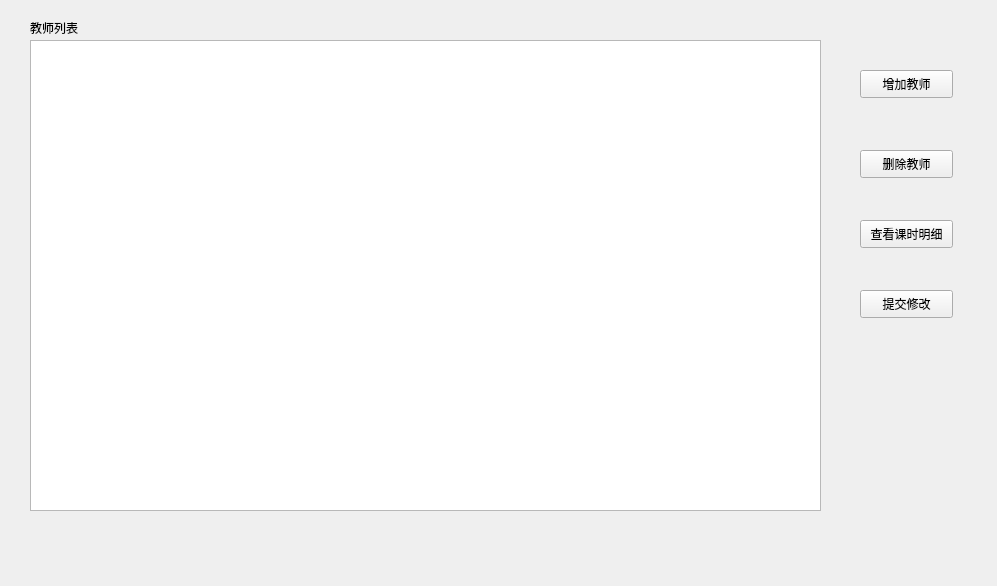
<?xml version="1.0" encoding="UTF-8"?>
<ui version="4.0">
 <class>mainteacher</class>
 <widget class="QWidget" name="mainteacher">
  <property name="geometry">
   <rect>
    <x>0</x>
    <y>0</y>
    <width>997</width>
    <height>586</height>
   </rect>
  </property>
  <property name="windowTitle">
   <string>Form</string>
  </property>
  <widget class="QTableView" name="tableView">
   <property name="geometry">
    <rect>
     <x>30</x>
     <y>40</y>
     <width>791</width>
     <height>471</height>
    </rect>
   </property>
  </widget>
  <widget class="QLabel" name="label">
   <property name="geometry">
    <rect>
     <x>30</x>
     <y>20</y>
     <width>72</width>
     <height>15</height>
    </rect>
   </property>
   <property name="text">
    <string>教师列表</string>
   </property>
  </widget>
  <widget class="QPushButton" name="pushButton">
   <property name="geometry">
    <rect>
     <x>860</x>
     <y>70</y>
     <width>93</width>
     <height>28</height>
    </rect>
   </property>
   <property name="text">
    <string>增加教师</string>
   </property>
  </widget>
  <widget class="QPushButton" name="pushButton_2">
   <property name="geometry">
    <rect>
     <x>860</x>
     <y>150</y>
     <width>93</width>
     <height>28</height>
    </rect>
   </property>
   <property name="text">
    <string>删除教师</string>
   </property>
  </widget>
  <widget class="QPushButton" name="pushButton_3">
   <property name="geometry">
    <rect>
     <x>860</x>
     <y>220</y>
     <width>93</width>
     <height>28</height>
    </rect>
   </property>
   <property name="text">
    <string>查看课时明细</string>
   </property>
  </widget>
  <widget class="QPushButton" name="pushButton_4">
   <property name="geometry">
    <rect>
     <x>860</x>
     <y>290</y>
     <width>93</width>
     <height>28</height>
    </rect>
   </property>
   <property name="text">
    <string>提交修改</string>
   </property>
  </widget>
 </widget>
 <resources/>
 <connections/>
</ui>
